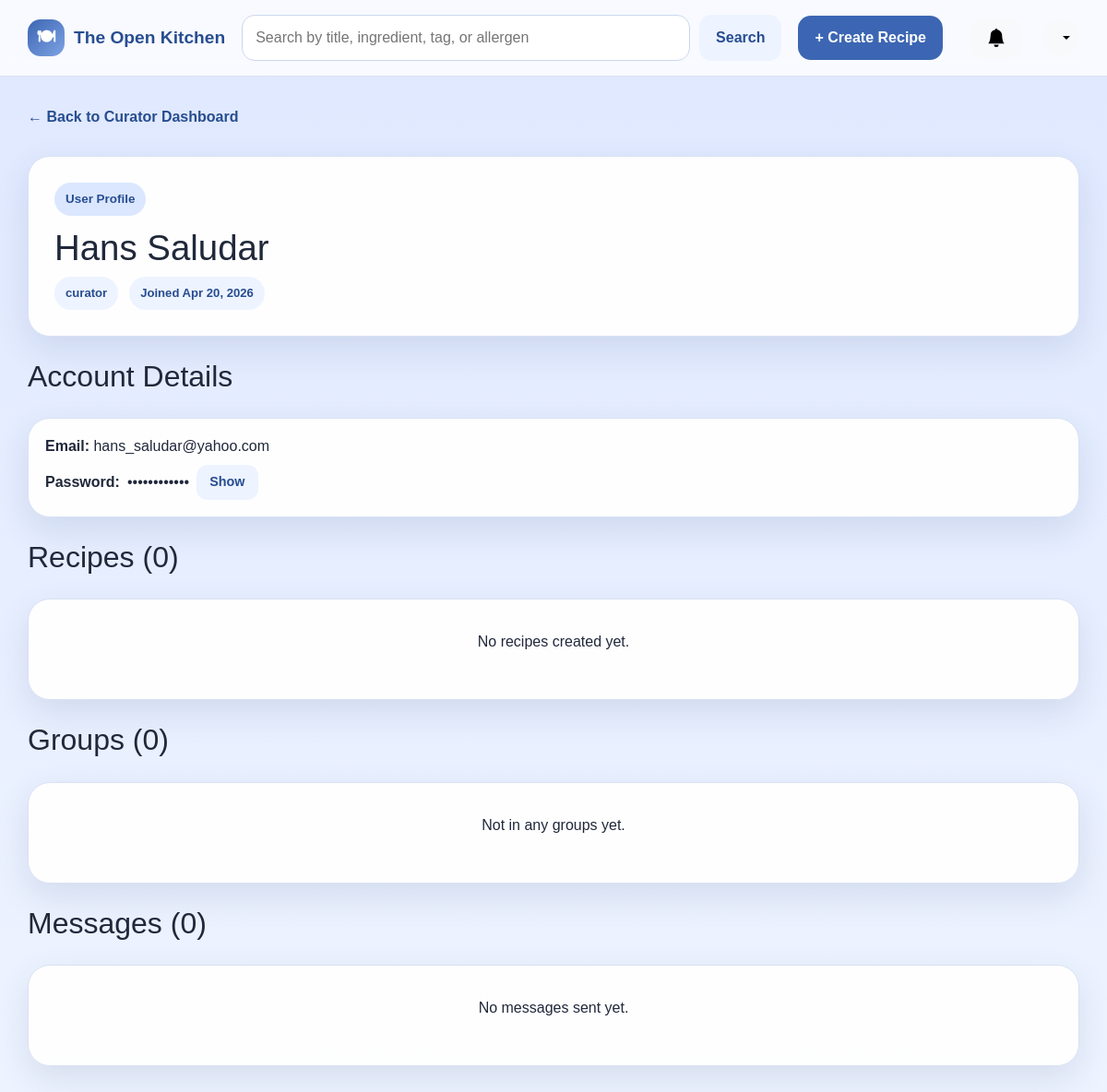
Before: /curator/user/2 (signed in) with the older database file.
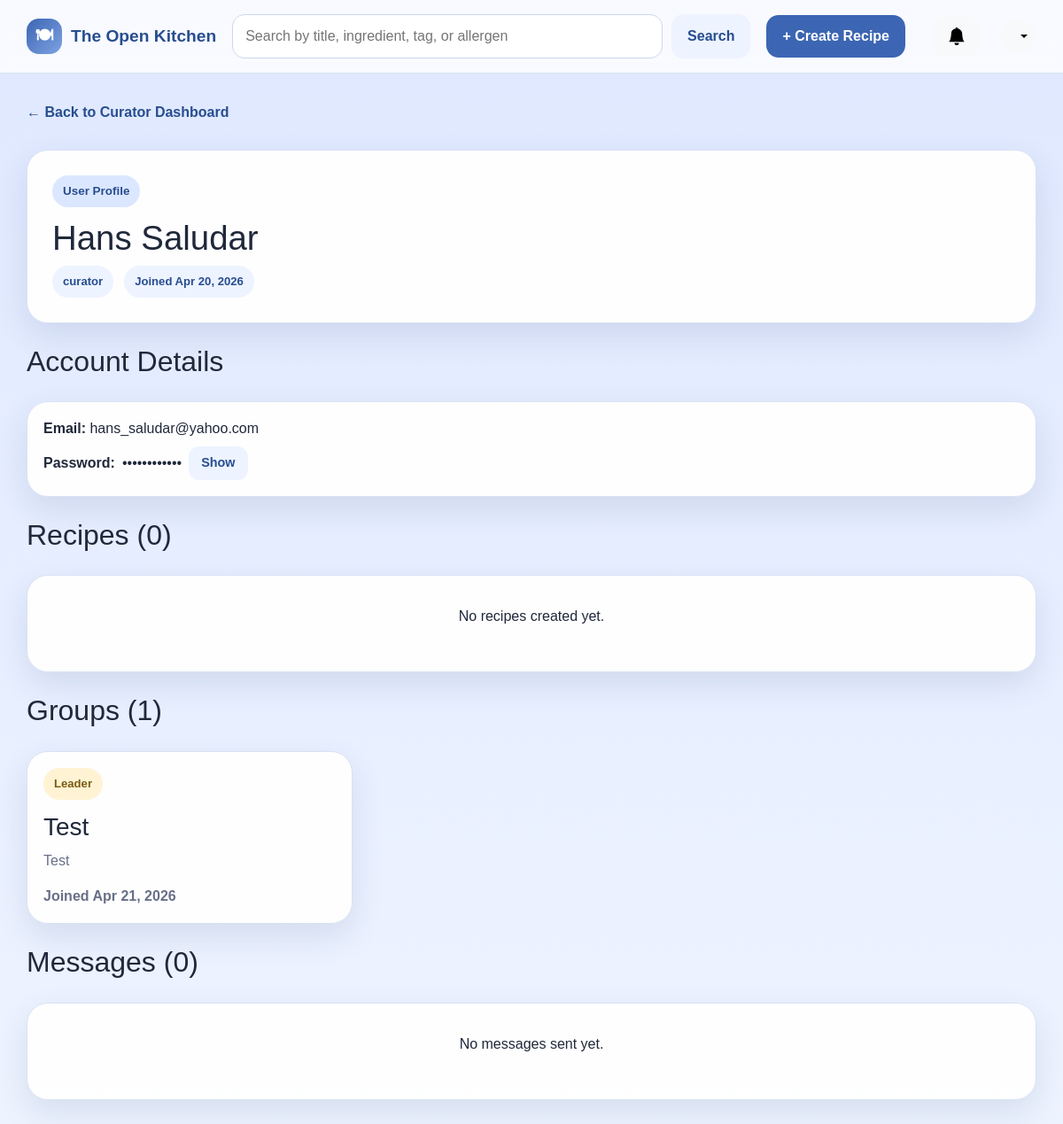
After: the same page with the newer database file.
### app/models.py (models this page shows)
class Group(db.Model):
    __tablename__ = 'groups'
    id = db.Column(db.Integer, primary_key=True)
    leaderID = db.Column(db.Integer, db.ForeignKey('users.id'), nullable=False)
    name = db.Column(db.String(100), nullable=False)
    description = db.Column(db.Text)
    dateCreated = db.Column(db.DateTime, nullable=False)
    members = db.relationship('GroupMember', backref='group', lazy=True)
    messages = db.relationship('GroupMessage', backref='group', lazy=True)

class GroupMember(db.Model):
    __tablename__ = 'group_members'
    id = db.Column(db.Integer, primary_key=True)
    groupID = db.Column(db.Integer, db.ForeignKey('groups.id'), nullable=False)
    userID = db.Column(db.Integer, db.ForeignKey('users.id'), nullable=False)
    dateJoined = db.Column(db.DateTime, nullable=False)
    user = db.relationship('User', backref='memberships', lazy=True)

### app/routes.py (the view)
@app.route('/curator/user/<int:user_id>')
@login_required
def curator_user_profile(user_id):
    user = get_current_user()
    if not user or user.role != 'curator':
        return redirect(url_for('dashboard'))
    profile = User.query.get_or_404(user_id)
    recipes = Recipe.query.filter_by(authorID=user_id).order_by(Recipe.dateCreated.desc()).all()
    memberships = GroupMember.query.filter_by(userID=user_id).all()
    messages = GroupMessage.query.filter_by(senderID=user_id).order_by(GroupMessage.dateSent.desc()).all()
    notifications = _get_notifications()
    has_unread = any(not n.isRead for n in notifications)
    return render_template('curator/user_profile.html',
                           profile=profile,
                           recipes=[_recipe_card_data(r) for r in recipes],
                           memberships=memberships,
                           messages=messages,
                           notifications=notifications,
                           has_unread=has_unread)

### app/routes.py (called while the page is built)
def login_required(f):
    @wraps(f)
    def decorated_function(*args, **kwargs):
        if 'user_id' not in session:
            flash('Please log in to access this page.', 'warning')
            return redirect(url_for('login'))
        return f(*args, **kwargs)
    return decorated_function

def get_current_user():
    if 'user_id' in session:
        return User.query.get(session['user_id'])
    return None

def current_user_id():
    return session.get('user_id')

def _get_notifications():
    uid = current_user_id()
    if uid is None:
        return []
    return Notification.query.filter_by(userID=uid).order_by(Notification.dateCreated.desc()).all()

### app/templates/curator/user_profile.html (shortened to what this page needs)
{% extends "base.html" %}
{% block content %}
<a href="{{ url_for('curator_dashboard') }}" class="back-link">← Back to Curator Dashboard</a>
<section class="hero-card mt-3">
    <div>
        <span class="eyebrow">User Profile</span>
        <h1>{{ profile.firstName }} {{ profile.lastName }}</h1>
        <div class="pill-row mt-2">
            <span class="pill">{{ profile.role }}</span>
            <span class="pill">Joined {{ profile.dateCreated.strftime('%b %d, %Y') }}</span>
        </div>
    </div>
</section>
<section class="section-head mt-4">
    <div><h2>Account Details</h2></div>
</section>
<article class="recipe-card mb-4">
    <div class="mb-2">
        <span class="fw-semibold">Email: </span>{{ profile.email }}
    </div>
    <div class="d-flex align-items-center gap-2">
        <span class="fw-semibold">Password: </span>
        <span id="passwordHidden">••••••••••••</span>
        <button class="btn btn-secondary btn-sm" onclick="togglePassword()">Show</button>
    </div>
</article>
<section class="section-head mt-4">
    <div>
        <h2>Recipes ({{ recipes|length }})</h2>
    </div>
</section>
{% if recipes %}
<div class="card-grid">
    {% for item in recipes %}
    <a href="{{ url_for('view_recipe', recipe_id=item.recipe.id) }}" class="recipe-card-link">
        <article class="recipe-card">
            <div class="recipe-card-top">
                <span class="mini-pill">{{ item.category_names[0] if item.category_names else 'Recipe' }}</span>
                <span class="muted-small">{{ item.ingredient_count }} ingredients</span>
            </div>
            <h3>{{ item.recipe.title }}</h3>
            <p>{{ item.recipe.description or 'No description.' }}</p>
            <div class="recipe-card-footer">
                <span class="muted-small">{{ item.recipe.dateCreated.strftime('%b %d, %Y') }}</span>
                <span>Open →</span>
            </div>
        </article>
    </a>
    {% endfor %}
</div>
{% else %}
<div class="empty-state"><p>No recipes created yet.</p></div>
{% endif %}
<section class="section-head mt-4">
    <div><h2>Groups ({{ memberships|length }})</h2></div>
</section>
{% if memberships %}
<div class="card-grid">
    {% for m in memberships %}
    <article class="recipe-card">
        <div class="recipe-card-top">
            <span class="mini-pill">{{ 'Leader' if m.group.leaderID == profile.id else 'Member' }}</span>
        </div>
        <h3>{{ m.group.name }}</h3>
        <p>{{ m.group.description or 'No description.' }}</p>
        <div class="recipe-card-footer">
            <span class="muted-small">Joined {{ m.dateJoined.strftime('%b %d, %Y') }}</span>
        </div>
    </article>
    {% endfor %}
</div>
{% else %}
<div class="empty-state"><p>Not in any groups yet.</p></div>
{% endif %}
<section class="section-head mt-4">
    <div><h2>Messages ({{ messages|length }})</h2></div>
</section>
{% if messages %}
<article class="recipe-card">
    {% for msg in messages %}
    <div class="mb-3">
        <div class="d-flex justify-content-between">
            <span class="fw-semibold" style="font-size:.9rem;">{{ msg.group.name }}</span>
            <span class="muted-small">{{ msg.dateSent.strftime('%b %d, %Y at %I:%M %p') }}</span>
        </div>
        <p class="mb-0" style="font-size:.95rem;">{{ msg.content }}</p>
    </div>
    {% if not loop.last %}<hr class="my-2">{% endif %}
    {% endfor %}
</article>
{% else %}
<div class="empty-state"><p>No messages sent yet.</p></div>
{% endif %}
{% endblock %}

Changed rows visible on the page:
added GroupMember: group.name "Test", group "Test", dateJoined "Apr 21, 2026"
added Group: leaderID "Leader"
Other visible differences:
{{ memberships|length }}: "0" → "1"
text no longer shown: "Not in any groups yet."
